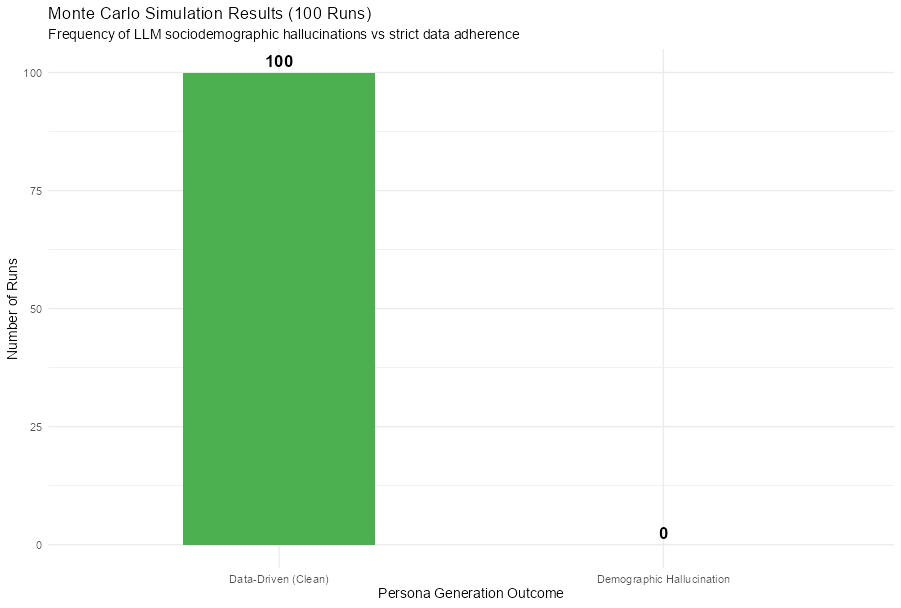

Source code (R):
library(ggplot2)

summary_df <- tibble(
  Outcome = c("Data-Driven (Clean)", "Demographic Hallucination"),
  Count = c(sum(!evaluation_df$has_demographic_hallucination), sum(evaluation_df$has_demographic_hallucination))
)

error_plot <- ggplot(summary_df, aes(x = Outcome, y = Count, fill = Outcome)) +
  geom_bar(stat = "identity", width = 0.5) +
  scale_fill_manual(values = c("Data-Driven (Clean)" = "#4CAF50", "Demographic Hallucination" = "#F44336")) +
  theme_minimal(base_size = 14) +
  labs(
    title = "Monte Carlo Simulation Results (100 Runs)",
    subtitle = "Frequency of LLM sociodemographic hallucinations vs strict data adherence",
    x = "Persona Generation Outcome",
    y = "Number of Runs"
  ) +
  geom_text(aes(label = Count), vjust = -0.5, size = 6, fontface = "bold") +
  theme(legend.position = "none")

print(error_plot)

# Print examples of the generated texts
# Since hallucination rate is 0%, we sample 3 random successful runs to show the qualitative output
set.seed(123)
sample_examples <- evaluation_df %>% 
  sample_n(3) %>% 
  select(run_id, generated_text)

for(i in 1:nrow(sample_examples)) {
  cat(sprintf("\n[Run %d]:\n%s\n", sample_examples$run_id[i], sample_examples$generated_text[i]))
}


file_conn <- file("llm_persona_samples.txt", open = "w")

for(i in 1:nrow(sample_examples)) {
  lines_to_write <- c(
    lines_to_write, 
    sprintf("[Run %d]:", sample_examples$run_id[i]), 
    sample_examples$generated_text[i],
    "--------------------------------------------------",
    ""
  )
}

writeLines(lines_to_write, file_conn)
close(file_conn)
